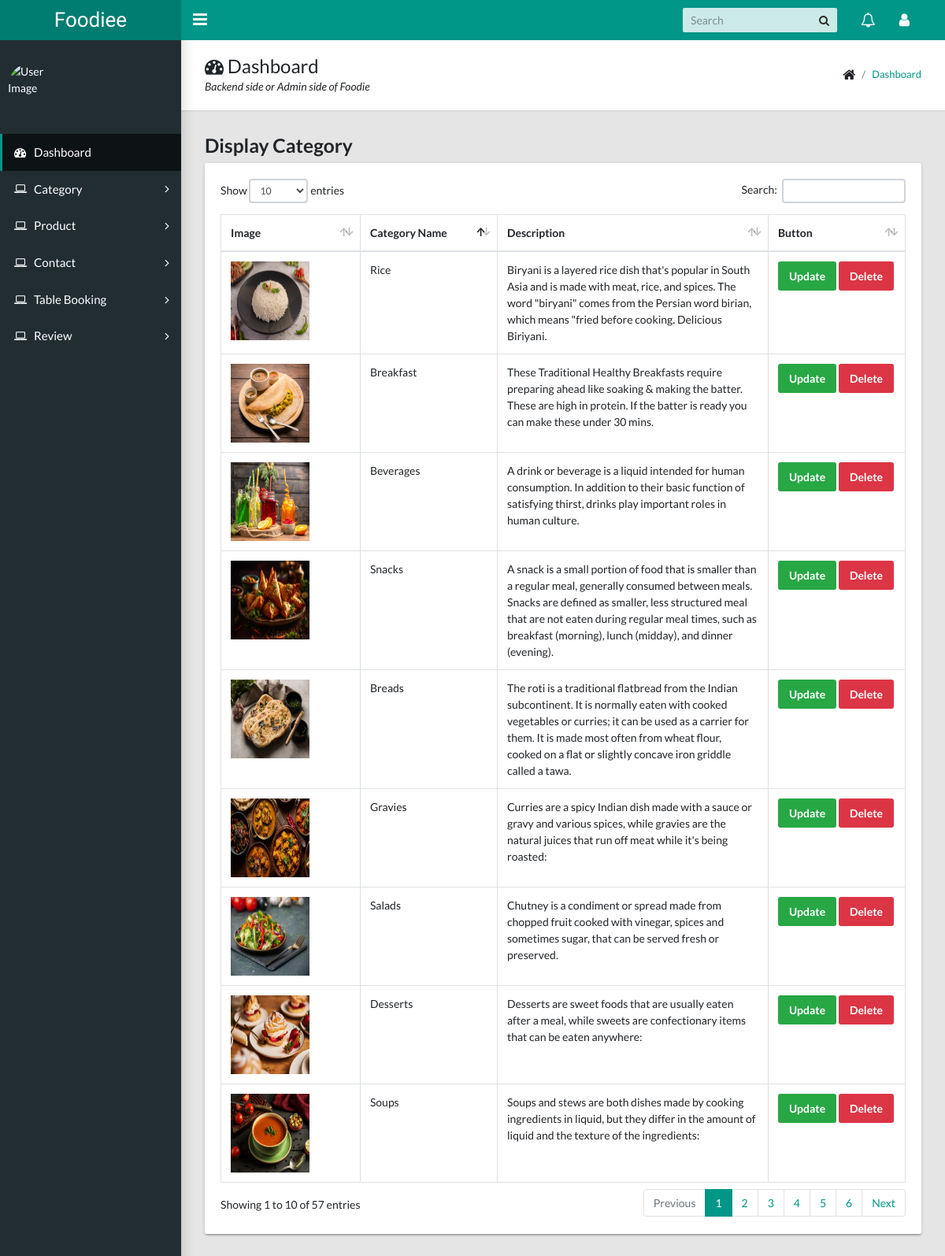
The app's page /backendfood/DisplaypageC/ with its own data.
### backendfood/models.py (models this page shows)
class fdCategoryDb(models.Model):
    c_name=models.CharField(max_length=50,null=True,blank=True)
    c_description=models.CharField(max_length=200,null=True,blank=True)
    c_picture=models.ImageField(null=True,blank=True)

### backendfood/views.py (the view)
# urls.py: path('DisplaypageC/',views.display_Pg_c,name="DisplaypageC"),
def display_Pg_c(request):
    cdata=fdCategoryDb.objects.all()
    return render(request,"display_c.html",{'cdata':cdata})

### backendfood/templates/display_c.html (shortened to what this page needs)
<!DOCTYPE html>
{% extends 'index.html' %}
{% block content %}
<html lang="en">
<head>
</head>
<body>
<div class="row">
        <div class="col-md-12">
          <h3>Display Category</h3>
          <div class="tile">
            <div class="tile-body">
              <div id="sampleTable_wrapper" class="dataTables_wrapper container-fluid dt-bootstrap4 no-footer"><div class="row"><div class="col-sm-12 col-md-6"><div class="dataTables_length" id="sampleTable_length"><label>Show <select name="sampleTable_length" aria-controls="sampleTable" class="form-control form-control-sm"><option value="10">10</option><option value="25">25</option><option value="50">50</option><option value="100">100</option></select> entries</label></div></div><div class="col-sm-12 col-md-6"><div id="sampleTable_filter" class="dataTables_filter"><label>Search:<input type="search" class="form-control form-control-sm" placeholder="" aria-controls="sampleTable"></label></div></div></div><div class="row"><div class="col-sm-12"><table class="table table-hover table-bordered dataTable no-footer" id="sampleTable" role="grid" aria-describedby="sampleTable_info">
                <thead>
                  <tr role="row">
                    <th class="sorting" tabindex="0" aria-controls="sampleTable" rowspan="1" colspan="1" aria-label="Position: activate to sort column ascending" style="width: 70px">Image</th>
                    <th class="sorting_asc" tabindex="0" aria-controls="sampleTable" rowspan="1" colspan="1" aria-sort="ascending" aria-label="Name: activate to sort column descending" style="width: 80px;">Category Name</th>
                    <th class="sorting" tabindex="0" aria-controls="sampleTable" rowspan="1" colspan="1" aria-label="Office: activate to sort column ascending" style="width: 200px;">Description</th>
                    <th class="sorting" tabindex="0" aria-controls="sampleTable" rowspan="1" colspan="1" aria-label="Office: activate to sort column ascending" style="width: 80px;">Button</th>
                </thead>
                <tbody>
                {% for i in cdata %}
                <tr role="row" class="odd">
                    <td><img src="{{i.c_picture.url }}" height="100px" width="100px"> </td>
                    <td class="sorting_1">{{i.c_name}}</td>
                    <td>{{i.c_description}}</td>
                    <td>
                        <a href="{% url 'EditpageC' cEid=i.id %}"><button class="btn btn-success" type="button">Update</button></a>
                        <a href="{% url 'DeletepageC' cDid=i.id %}"><button class="btn btn-danger" type="button">Delete</button></a>
                    </td>
                  </tr>
                {% endfor %}
                </tbody>
              </table></div></div><div class="row"><div class="col-sm-12 col-md-5"><div class="dataTables_info" id="sampleTable_info" role="status" aria-live="polite">Showing 1 to 10 of 57 entries</div></div><div class="col-sm-12 col-md-7"><div class="dataTables_paginate paging_simple_numbers" id="sampleTable_paginate"><ul class="pagination"><li class="paginate_button page-item previous disabled" id="sampleTable_previous"><a href="#" aria-controls="sampleTable" data-dt-idx="0" tabindex="0" class="page-link">Previous</a></li><li class="paginate_button page-item active"><a href="#" aria-controls="sampleTable" data-dt-idx="1" tabindex="0" class="page-link">1</a></li><li class="paginate_button page-item "><a href="#" aria-controls="sampleTable" data-dt-idx="2" tabindex="0" class="page-link">2</a></li><li class="paginate_button page-item "><a href="#" aria-controls="sampleTable" data-dt-idx="3" tabindex="0" class="page-link">3</a></li><li class="paginate_button page-item "><a href="#" aria-controls="sampleTable" data-dt-idx="4" tabindex="0" class="page-link">4</a></li><li class="paginate_button page-item "><a href="#" aria-controls="sampleTable" data-dt-idx="5" tabindex="0" class="page-link">5</a></li><li class="paginate_button page-item "><a href="#" aria-controls="sampleTable" data-dt-idx="6" tabindex="0" class="page-link">6</a></li><li class="paginate_button page-item next" id="sampleTable_next"><a href="#" aria-controls="sampleTable" data-dt-idx="7" tabindex="0" class="page-link">Next</a></li></ul></div></div></div></div>
            </div>
          </div>
        </div>
      </div>
</body>
</html>
{% endblock %}

### records on screen
fdCategoryDb: c_picture (picture), c_name "Rice", c_description "Biryani is a layered rice dish that's popular in South Asia and is made with meat, rice, and spices. The word \"biryani\" comes from the Persian word birian, which means \"fried before cooking. Delicious Biriyani."
fdCategoryDb: c_picture (picture), c_name "Breakfast", c_description "These Traditional Healthy Breakfasts require preparing ahead like soaking & making the batter. These are high in protein. If the batter is ready you can make these under 30 mins."
fdCategoryDb: c_picture (picture), c_name "Beverages", c_description "A drink or beverage is a liquid intended for human consumption. In addition to their basic function of satisfying thirst, drinks play important roles in human culture."
fdCategoryDb: c_picture (picture), c_name "Snacks", c_description "A snack is a small portion of food that is smaller than a regular meal, generally consumed between meals. Snacks are defined as smaller, less structured meal that are not eaten during regular meal times, such as breakfast (morning), lunch (midday), and dinner (evening)."
fdCategoryDb: c_picture (picture), c_name "Breads", c_description "The roti is a traditional flatbread from the Indian subcontinent. It is normally eaten with cooked vegetables or curries; it can be used as a carrier for them. It is made most often from wheat flour, cooked on a flat or slightly concave iron griddle called a tawa."
fdCategoryDb: c_picture (picture), c_name "Gravies", c_description "Curries are a spicy Indian dish made with a sauce or gravy and various spices, while gravies are the natural juices that run off meat while it's being roasted:"
fdCategoryDb: c_picture (picture), c_name "Salads", c_description "Chutney is a condiment or spread made from chopped fruit cooked with vinegar, spices and sometimes sugar, that can be served fresh or preserved."
fdCategoryDb: c_picture (picture), c_name "Desserts", c_description "Desserts are sweet foods that are usually eaten after a meal, while sweets are confectionary items that can be eaten anywhere:"
fdCategoryDb: c_picture (picture), c_name "Soups", c_description "Soups and stews are both dishes made by cooking ingredients in liquid, but they differ in the amount of liquid and the texture of the ingredients:"
